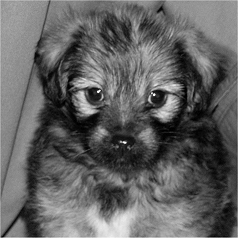
#> input picture images/dog.jpg, 238 x 238 px
$ python solution08.py
#> lines starting #> are read from the running program, lines starting #| are printed output that depends on the picture
#!/usr/bin/env python3
# -*- coding: utf-8 -*-
"""
Solution Python Excercise Lab 7

Phase Correlation

@author: Patrik Müller
@date:   11.09.2019
"""

import matplotlib.pyplot as plt
import numpy as np
from matplotlib import cm
from mpl_toolkits.mplot3d import Axes3D
from numpy.fft import fft2, ifft2
import os

# Parameter
on = 200  # Standard deviation of white noise

# Load image
print("cwd = " + os.getcwd())
f = plt.imread("../../images/dog.jpg")
#> f is the input picture: shape (238, 238); min 0, max 253, mean 98.1

# Tranform image to grayscale and float
if f.ndim > 2:
    f = np.mean(f, axis=2)
f = np.array(f, dtype=float)
(M, N) = f.shape
#> M = 238; N = 238

# %% Shift image 2
dr = np.random.randint(100, M - 100)
#> dr = 100
dc = np.random.randint(100, N - 100)
#> dc = 103
ga = np.roll(f, [dr, dc], axis=(0, 1))
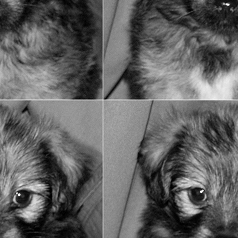
#> ga: shape (238, 238) float64; min 0, max 253, mean 98.1

# add white noise (to demonstrate robustness of method)
gb = ga + np.std(f) * np.random.randn(M, N)
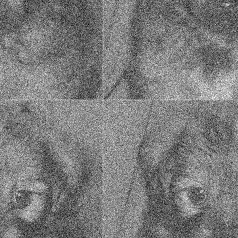
#> gb: shape (238, 238) float64; min -177.9, max 391.7, mean 98.2; drawn with min black and max white

# %% Phase correlation
# Tranform both images
Ga = fft2(f)
Gb = fft2(gb)

R = Ga * np.conj(Gb) / np.abs(Ga * np.conj(Gb))

# transform back
r = np.real(ifft2(R))
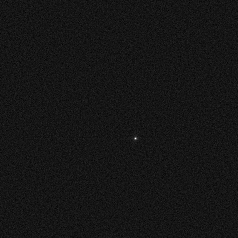
#> r: shape (238, 238) float64; min -0.017, max 0.182, mean 1.77e-05; drawn with min black and max white

# Find peak
idx = np.unravel_index(np.argmax(r), r.shape)
#> idx = (138, 135)

# Shift back image
gc = np.roll(ga, idx, axis=(0, 1))

# %% Display results
fig, ax = plt.subplots(
    2, 2, num=1, clear=True, constrained_layout=True, figsize=(10, 15)
)
ax[0][0].imshow(f)
ax[0][0].title.set_text("Original")
ax[0][1].imshow(gb)
ax[0][1].title.set_text("Shifted & Noisy")
ax[1][0].imshow(gc)
ax[1][0].title.set_text("Shifted back")
# r2 = np.exp(r-r.min())
# r2 = r2/r2.max()
ax[1][1].imshow(r)
ax[1][1].title.set_text("Crosscorrelation")
for a in ax.flatten():
    a.axis("off")

Y = np.arange(0, M)
#> Y = 238 values from 0 to 237
X = np.arange(0, N)
#> X = 238 values from 0 to 237
X, Y = np.meshgrid(X, Y)
fig2 = plt.figure(figsize=(15, 15))
# ax2 = fig2.gca(projection="3d")
ax2 = fig2.add_subplot(111, projection='3d')
r2 = r - r.min()
ax2.plot_surface(X, Y, r2, cmap=cm.viridis)
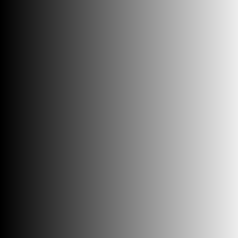
#> X: shape (238, 238) int64; min 0, max 237, mean 118.5
plt.show()
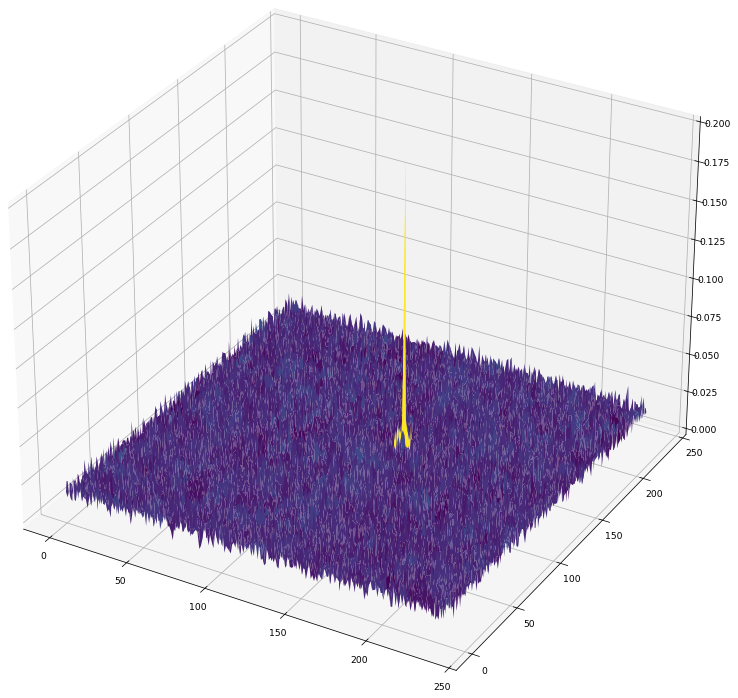
#> figure drawn by matplotlib, 1 panel
plt.waitforbuttonpress()
